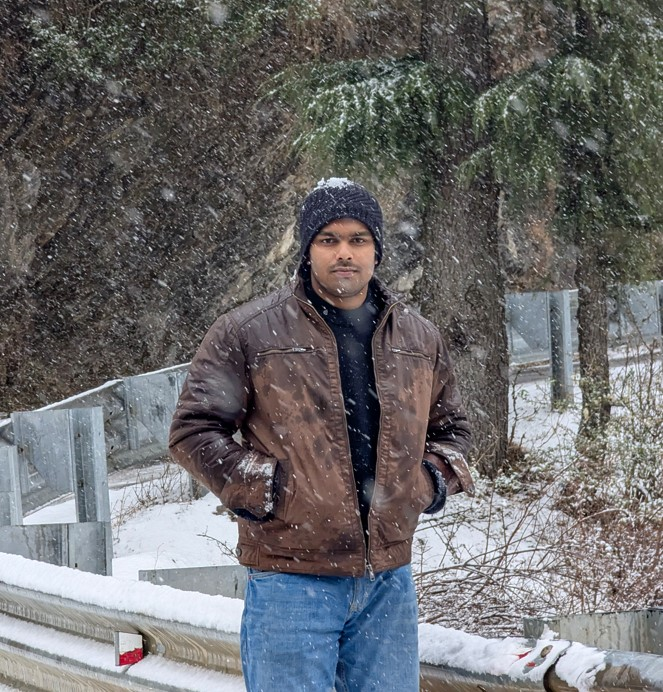
#> input picture question.jpg, 663 x 692 px, found by its file name
$ jupyter execute ex5.ipynb
#> lines starting #> are read from the running program, lines starting #| are printed output that depends on the picture; after the words box and inside, x2 and y2 are one past the last pixel; in counts of white or black regions, pixels touching at a corner belong together
[cell 1]
import cv2
import matplotlib.pyplot as plt

image = cv2.imread(r"C:\Users\DELL\Desktop\PATTERN RECOGNITION\Pattern-recognition\question.jpg", cv2.IMREAD_GRAYSCALE)
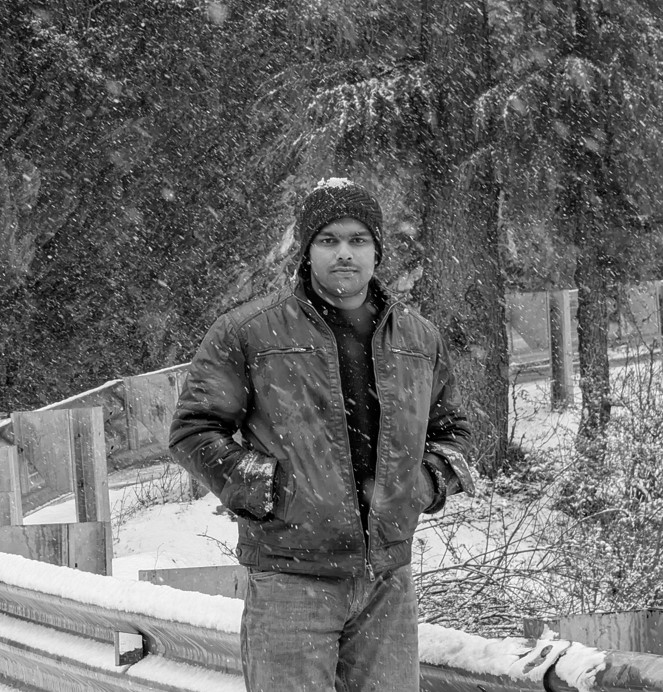
#> image: shape (692, 663); min 0, max 255, mean 106.3

_, thresholded_image = cv2.threshold(image, 127, 255, cv2.THRESH_BINARY)
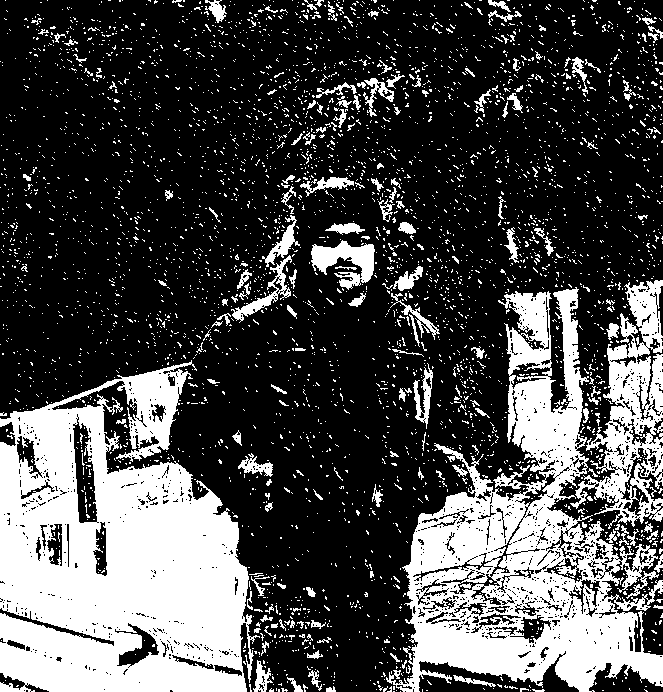
#> thresholded_image: shape (692, 663); 29.4% white; 3995 white regions (3814 under 20 px), largest, box (x1, y1, x2, y2) and area: (0, 360, 260, 692) 56854, (386, 287, 663, 692) 42585, (570, 280, 663, 529) 9259

plt.figure(figsize=(12, 6))

plt.subplot(1, 2, 1), plt.imshow(image, cmap='gray'), plt.title('Original Image')
plt.subplot(1, 2, 2), plt.imshow(thresholded_image, cmap='gray'), plt.title('Thresholded Image')

plt.show()
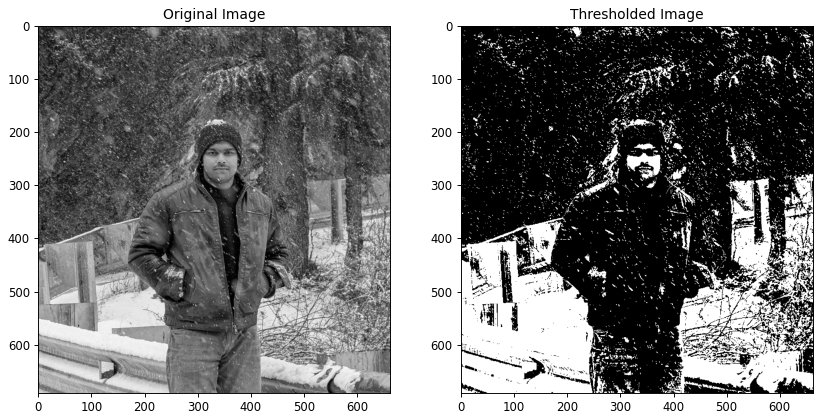
#> figure drawn by matplotlib, 2 panels

[cell 2]
from skimage.measure import label


labeled_image = label(thresholded_image)
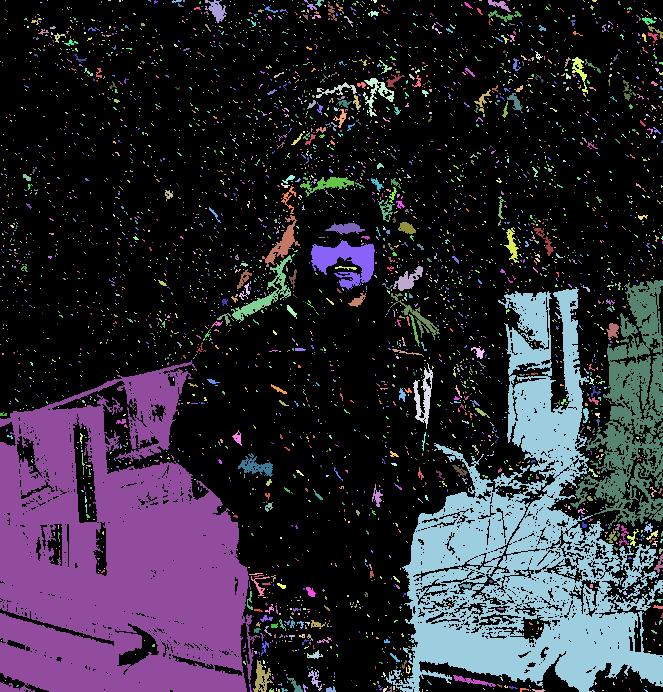
#> labeled_image: shape (692, 663) int64; 3996 distinct labels, from 0 to 3995; one colour per label, 0 black

fig, ax = plt.subplots()
ax.imshow(labeled_image, cmap='nipy_spectral')
ax.set_title('Region-based Segmentation')
plt.show()

[cell 3]
edges = cv2.Canny(image, 100, 200)
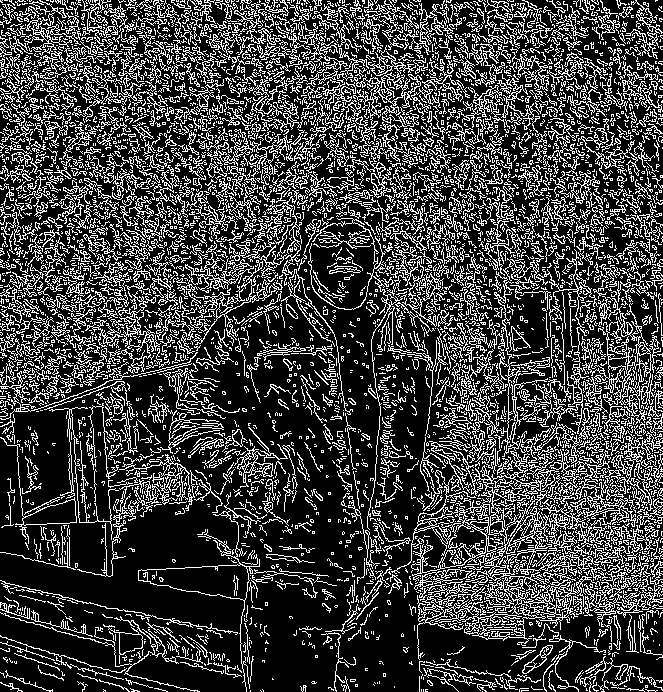
#> edges: shape (692, 663); 25.3% white in thin lines or dots

plt.imshow(edges, cmap='gray')
plt.title('Edge-based Segmentation')
plt.show()

$ run again, with img8.jpg copied over question.jpg
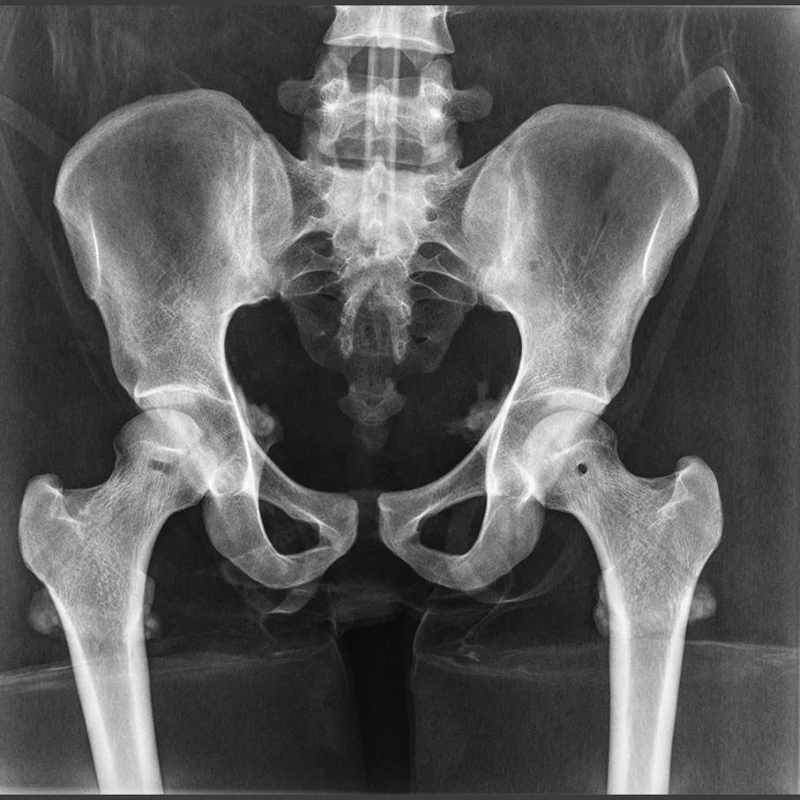
#> input picture img8.jpg, 800 x 800 px, found by its file name
#> `_, thresholded_image = cv2.threshold(image, 127, 255, cv2.THRESH_BINARY)`:
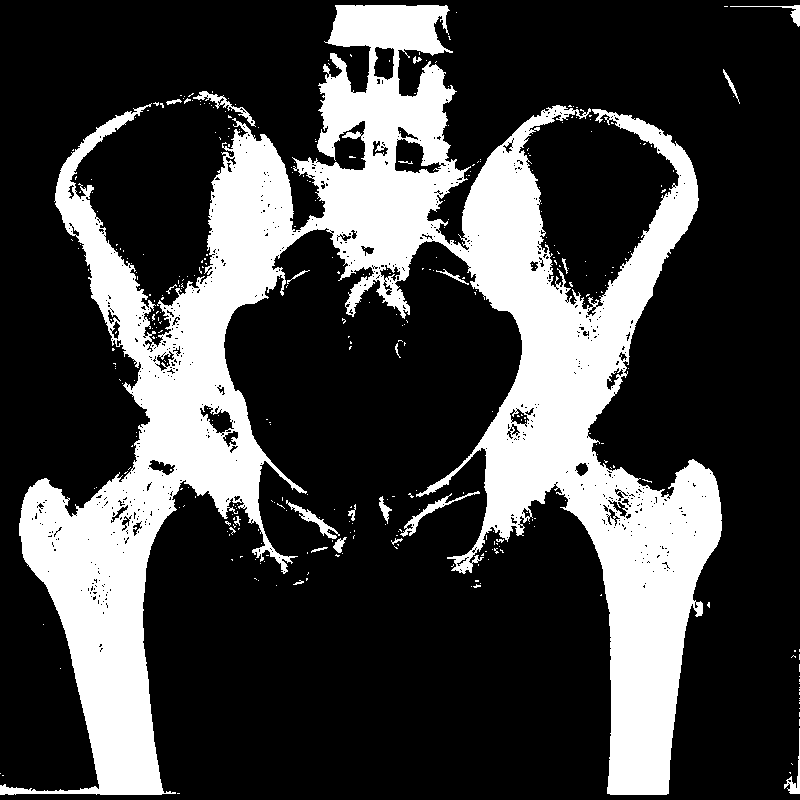
#> thresholded_image: shape (800, 800); 26.1% white; 368 white regions (346 under 20 px), largest, box (x1, y1, x2, y2) and area: (0, 5, 722, 795) 163399, (400, 491, 480, 537) 467, (286, 500, 340, 539) 400
#> labeled_image: shape (800, 800) int64; 369 distinct labels, from 0 to 368
#> `edges = cv2.Canny(image, 100, 200)`:
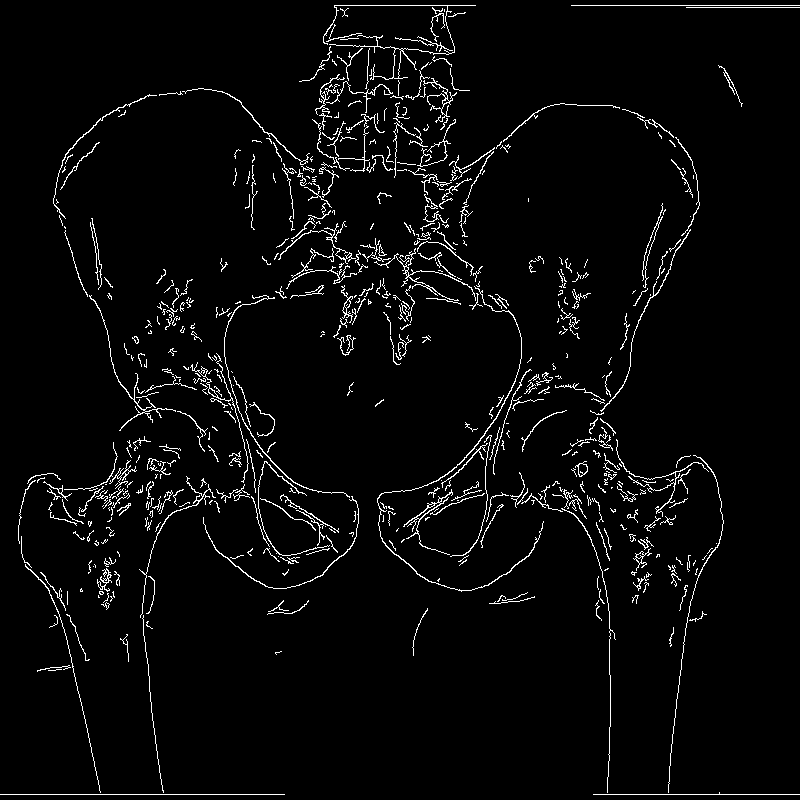
#> edges: shape (800, 800); 3.5% white in thin lines or dots
